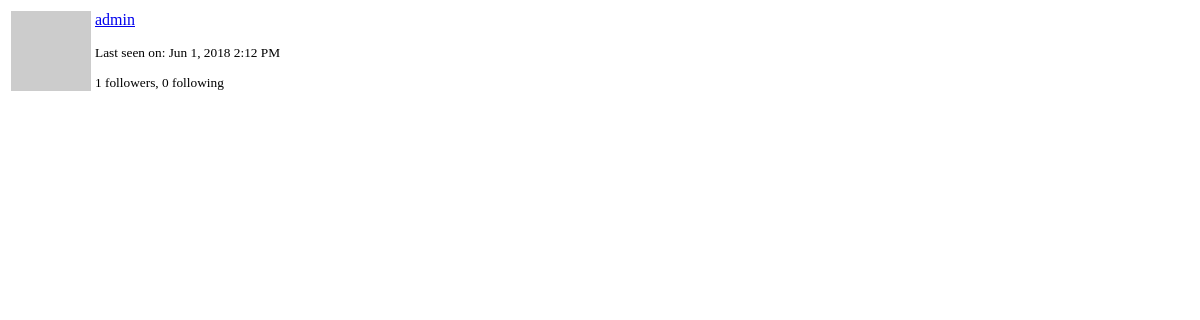
The page /user/admin/popup (signed in) on the database as committed earlier.
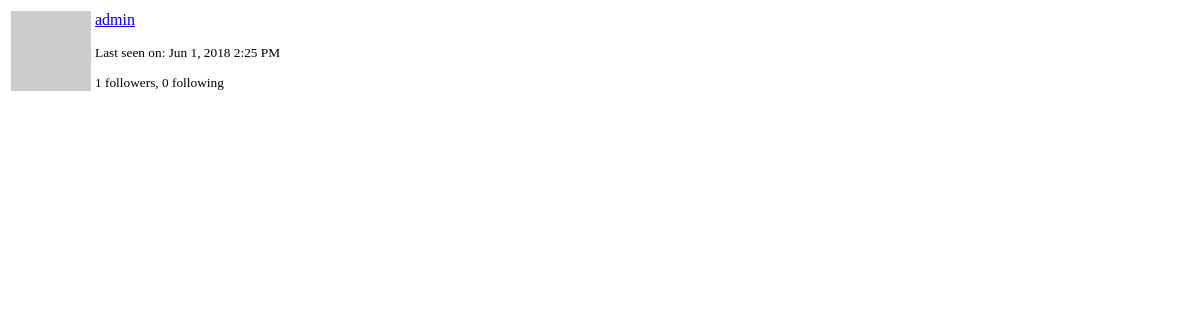
The same page on the database as committed later.
### app/models.py (models this page shows, shortened)
class User(UserMixin, db.Model):
    id = db.Column(db.Integer, primary_key=True)
    username = db.Column(db.String(64), index=True, unique=True)
    email = db.Column(db.String(120), index=True, unique=True)
    password_hash = db.Column(db.String(128))
    posts = db.relationship('Post', backref='author', lazy='dynamic')
    about_me = db.Column(db.String(140))
    last_seen = db.Column(db.DateTime, default=datetime.utcnow)
    followed = db.relationship(
        'User',
        secondary=followers,
        primaryjoin=(followers.c.follower_id == id),
        secondaryjoin=(followers.c.followed_id == id),
        backref=db.backref('followers', lazy='dynamic'),
        lazy='dynamic')
    messages_sent = db.relationship('Message',
                                    foreign_keys='Message.sender_id',
                                    backref='author', lazy='dynamic')
    messages_received = db.relationship('Message',
                                        foreign_keys='Message.recipient_id',
                                        backref='recipient', lazy='dynamic')
    last_message_read_time = db.Column(db.DateTime)
    notifications = db.relationship('Notification', backref='user',
                                    lazy='dynamic')
    tasks = db.relationship('Task', backref='user', lazy='dynamic')
    def avatar(self, size):
        digest = md5(self.email.lower().encode('utf-8')).hexdigest()
        return 'https://www.gravatar.com/avatar/{}?d=identicon&s={}'.format(
            digest, size)

### app/main/routes.py (the view)
@bp.route('/user/<username>/popup')
@login_required
def user_popup(username):
    user = User.query.filter_by(username=username).first_or_404()
    return render_template('user_popup.html', user=user)

### app/main/routes.py (called while the page is built)
@bp.before_app_request
def before_request():
    if current_user.is_authenticated:
        current_user.last_seen = datetime.utcnow()
        db.session.commit()
        g.search_form = SearchForm()
    g.locale = str(get_locale())

### app/models.py (called while the page is built)
@login.user_loader
def load_user(id):
    return User.query.get(int(id))

    @classmethod
    def before_commit(cls, session):
        session._changes = {
            'add': [obj for obj in session.new if isinstance(obj, cls)],
            'update': [obj for obj in session.dirty if isinstance(obj, cls)],
            'delete': [obj for obj in session.deleted if isinstance(obj, cls)]
        }

    @classmethod
    def after_commit(cls, session):
        for obj in session._changes['add']:
            add_to_index(cls.__tablename__, obj)
        for obj in session._changes['update']:
            add_to_index(cls.__tablename__, obj)
        for obj in session._changes['delete']:
            remove_from_index(cls.__tablename__, obj)
        session._changes = None

### app/templates/user_popup.html (shortened to what this page needs)
<table class="table">
  <tr>
    <td width="64" style="border: 0px;"><img src="{{ user.avatar(64) }}" alt=""></td>
    <td style="border: 0px;">
      <p>
        <a href="{{ url_for('main.user', username=user.username) }}">
          {{ user.username }}
        </a>
      </p>
      <small>
        {% if user.last_seen %}
          <p>{{ _('Last seen on') }}: {{ moment(user.last_seen).format('lll') }}</p>
        {% endif %}
        <p>
          {{ _('%(count)d followers', count=user.followers.count()) }},
          {{ _('%(count)d following', count=user.followed.count()) }}
        </p>
      </small>
    </td>
  </tr>
</table>

Rows that differ between the two databases and show on the page:
changed User "admin": last_seen "Jun 1, 2018 2:12 PM" → "Jun 1, 2018 2:25 PM"
